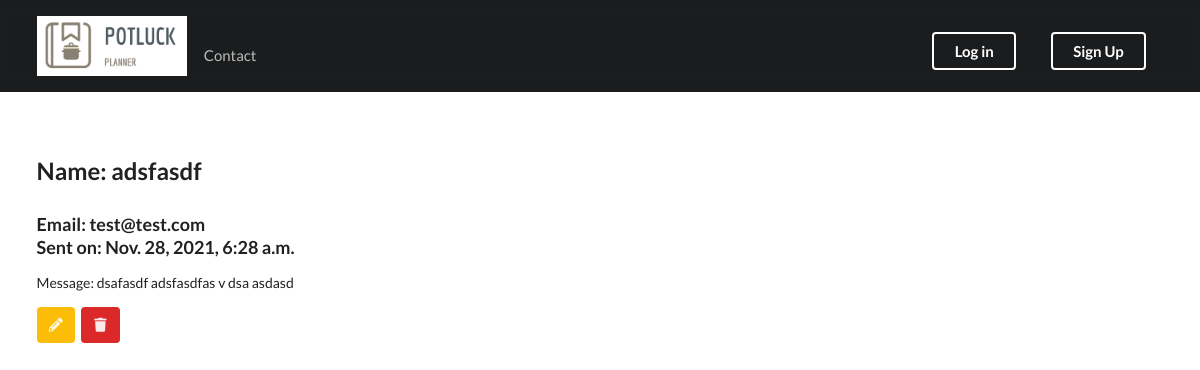
The page /contacts/3 on the database its author committed.
### planner/models.py (models this page shows, shortened)
class Contact(models.Model):
  name = models.CharField(max_length=200)
  email = models.CharField(max_length=200)
  msg = models.TextField(max_length=2000)
  time_sent = models.DateTimeField(default=now)
  msg_read = models.BooleanField(default=False)

### planner/views.py (the view)
# urls.py: path('contacts/<int:pk>', views.contact_details, name="contact_details"),
def contact_details(request, pk):
  contact = Contact.objects.get(pk=pk)
  context = {
    'contact': contact,
  }
  if contact.msg_read == False:
    contact.msg_read = True
    contact.save()
  return render(request, 'planner/contactdetails.html', context)

### planner/templates/planner/contactdetails.html
{% extends 'planner/base.html' %}
{% block body %}
  <div class="ui container">
    <br />
    <br />
    <h2 class="ui header">
      Name: {{ contact.name }}
    </h2>
    <h3 class="ui header">
      Email: {{ contact.email }}
      <br />
      Sent on: {{ contact.time_sent }}
    </h3>
    <p>
      Message: {{ contact.msg }}
    </p>
    <a class="ui icon button yellow" href="{% url 'update_contact' contact.id %}">
      <i class="icon pencil"></i>
    </a>
    <a class="ui icon button red" href="{% url 'delete_contact' contact.id %}">
      <i class="icon trash"></i>
    </a>
  </div>
  <br />
  <br />
  <br />
{%  endblock %}

### rows shown on the page
Contact: name "adsfasdf", email "test@test.com", time_sent "Nov. 28, 2021, 6:28 a.m.", msg "dsafasdf adsfasdfas v dsa asdasd"
